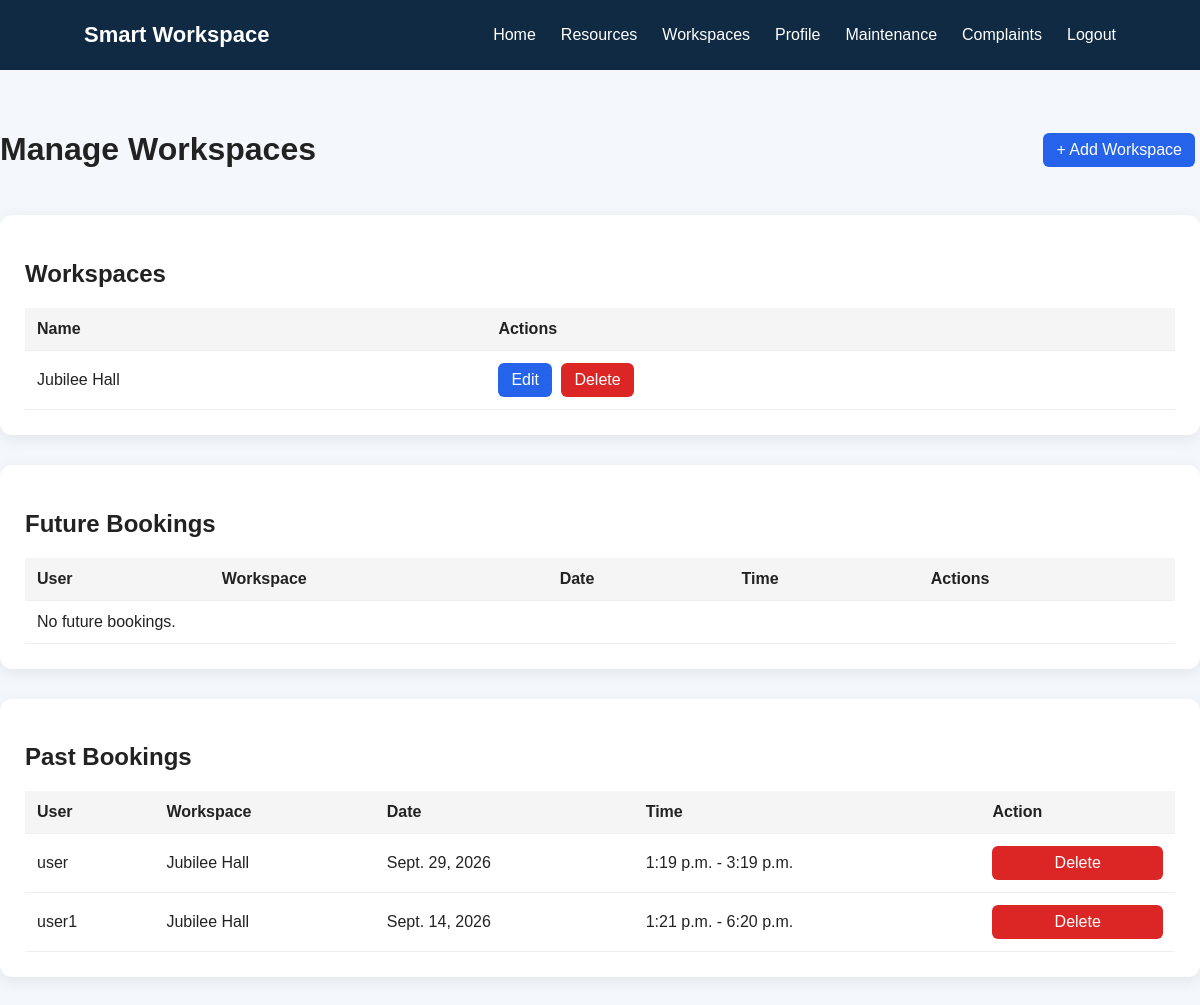
Page /admin-home/workspaces/ (signed in) on the committed database.
### workspace/models.py (models this page shows, shortened)
class Workspace(models.Model):
    WORKSPACE_TYPES = [
        ('Meeting Room', 'Meeting Room'),
        ('Seminar Hall', 'Seminar Hall'),
        ('Workstation', 'Workstation'),
        ('Conference Room', 'Conference Room'),
    ]
    name = models.CharField(max_length=100)
    workspace_type = models.CharField(max_length=50, choices=WORKSPACE_TYPES)
    description = models.TextField()
    capacity = models.IntegerField(default=1)
    location = models.CharField(max_length=150)
    image = models.ImageField(upload_to='workspaces/', blank=True, null=True)
    available = models.BooleanField(default=True)
    def __str__(self):
        return self.name

class WorkspaceBooking(models.Model):
    STATUS_CHOICES = [
        ('Pending', 'Pending'),
        ('Approved', 'Approved'),
        ('Rejected', 'Rejected'),
        ('Cancelled', 'Cancelled'),
    ]
    user = models.ForeignKey(User, on_delete=models.CASCADE)
    workspace = models.ForeignKey(Workspace, on_delete=models.CASCADE)
    purpose = models.CharField(max_length=255)
    department = models.CharField(max_length=100)
    booking_date = models.DateField()
    start_time = models.TimeField()
    end_time = models.TimeField()
    status = models.CharField(
        max_length=20,
        choices=STATUS_CHOICES,
        default='Pending'
    )
    created_at = models.DateTimeField(auto_now_add=True)

### workspace/views.py (the view)
@staff_member_required
def admin_workspaces(request):
    workspaces = Workspace.objects.all()
    workspace_bookings = WorkspaceBooking.objects.select_related(
        'workspace',
        'user'
    ).order_by(
        '-booking_date',
        '-start_time'
    )
    today = timezone.localdate()
    past_bookings = workspace_bookings.filter(
        booking_date__lt=today
    )
    future_bookings = workspace_bookings.filter(
        booking_date__gte=today
    )
    return render(
        request,
        'workspace/admin_workspaces.html',
        {
            'workspaces': workspaces,
            'past_bookings': past_bookings,
            'future_bookings': future_bookings,
        }
    )

### workspace/templates/workspace/admin_workspaces.html (shortened to what this page needs)
{% extends 'workspace/base.html' %}
{% block content %}
<div class="admin-page">
    <div class="top-section">
        <h1>Manage Workspaces</h1>
        <a
            href="{% url 'admin_workspace_add' %}"
            class="button"
        >
            + Add Workspace
        </a>
    </div>
    <div class="box">
        <h2>Workspaces</h2>
        <table>
            <tr>
                <th>Name</th>
                <th>Actions</th>
            </tr>
            {% for workspace in workspaces %}
            <tr>
                <td>
                    {{ workspace }}
                </td>
                <td>
                    <a
                        href="{% url 'admin_workspace_edit' workspace.id %}"
                        class="button"
                    >
                        Edit
                    </a>
                    <form
                        method="POST"
                        action="{% url 'admin_workspace_delete' workspace.id %}"
                        style="display:inline;"
                    >
                        <button
                            type="submit"
                            class="delete-button"
                        >
                            Delete
                        </button>
                    </form>
                </td>
            </tr>
            {% empty %}
            <tr>
                <td colspan="2">
                    No workspaces found.
                </td>
            </tr>
            {% endfor %}
        </table>
    </div>
    <div class="box">
        <h2>Future Bookings</h2>
        <table>
            <tr>
                <th>User</th>
                <th>Workspace</th>
                <th>Date</th>
                <th>Time</th>
                <th>Actions</th>
            </tr>
            {% for booking in future_bookings %}
            <tr>
                <td>{{ booking.user.username }}</td>
                <td>{{ booking.workspace }}</td>
                <td>{{ booking.booking_date }}</td>
                <td>
                    {{ booking.start_time }} -
                    {{ booking.end_time }}
                </td>
                <td>
                    {% if booking.status != 'Cancelled' %}
                    <form
                        method="POST"
                        action="{% url 'admin_cancel_workspace_booking' booking.id %}"
                        style="display:inline;"
                    >
                        {% csrf_token %}
                        <button
                            type="submit"
                            class="cancel-button"
                        >
                            Cancel
                        </button>
                    </form>
                    {% endif %}
                    <form
                        method="POST"
                        action="{% url 'admin_delete_workspace_booking' booking.id %}"
                        style="display:inline;"
                    >
                        {% csrf_token %}
                        <button
                            type="submit"
                            class="delete-button"
                        >
                            Delete
                        </button>
                    </form>
                </td>
            </tr>
            {% empty %}
            <tr>
                <td colspan="6">
                    No future bookings.
                </td>
            </tr>
            {% endfor %}
        </table>
    </div>
    <div class="box">
        <h2>Past Bookings</h2>
        <table>
            <tr>
                <th>User</th>
                <th>Workspace</th>
                <th>Date</th>
                <th>Time</th>
                <th>Action</th>
            </tr>
            {% for booking in past_bookings %}
            <tr>
                <td>{{ booking.user.username }}</td>
                <td>{{ booking.workspace }}</td>
                <td>{{ booking.booking_date }}</td>
                <td>
                    {{ booking.start_time }} -
                    {{ booking.end_time }}
                </td>
                <td>
                    <form
                        method="POST"
                        action="{% url 'admin_delete_workspace_booking' booking.id %}"
                    >
                        <button
                            type="submit"
                            class="delete-button"
                        >
                            Delete
                        </button>
                    </form>
                </td>
            </tr>
            {% empty %}
            <tr>
                <td colspan="6">
                    No past bookings.
                </td>
            </tr>
            {% endfor %}
        </table>
    </div>
</div>
{% endblock %}

### workspace/static/workspace/style.css (style rules this page uses)
* { box-sizing: border-box; }
body { margin: 0; font-family: Arial, sans-serif; background: #f4f7fb; color: #222; }
form { display: flex; flex-direction: column; gap: 12px; }
button { padding: 14px; background: #102a43; color: white; border: none; border-radius: 7px; cursor: pointer; font-size: 16px; }

### workspace/templates/workspace/admin_workspaces.html (style rules this page uses)
.admin-page { max-width: 1200px; margin: 40px auto; }
.top-section { display: flex; justify-content: space-between; align-items: center; margin-bottom: 25px; }
.box { background: white; padding: 25px; margin-bottom: 30px; border-radius: 12px; box-shadow: 0 4px 15px rgba(0,0,0,0.08); }
table { width: 100%; border-collapse: collapse; }
th, td { padding: 12px; border-bottom: 1px solid #eee; text-align: left; }
th { background: #f5f5f5; }
.button { display: inline-block; padding: 8px 13px; border-radius: 6px; text-decoration: none; background: #2563eb; color: white; margin-right: 5px; }
.delete-button { background: #dc2626; color: white; border: none; padding: 8px 13px; border-radius: 6px; cursor: pointer; }

### rows in the picture
Workspace: name "Jubilee Hall"
WorkspaceBooking: user.username "user", workspace "Jubilee Hall", booking_date "Sept. 29, 2026", start_time "1:19 p.m.", end_time "3:19 p.m."
WorkspaceBooking: user.username "user1", workspace "Jubilee Hall", booking_date "Sept. 14, 2026", start_time "1:21 p.m.", end_time "6:20 p.m."
